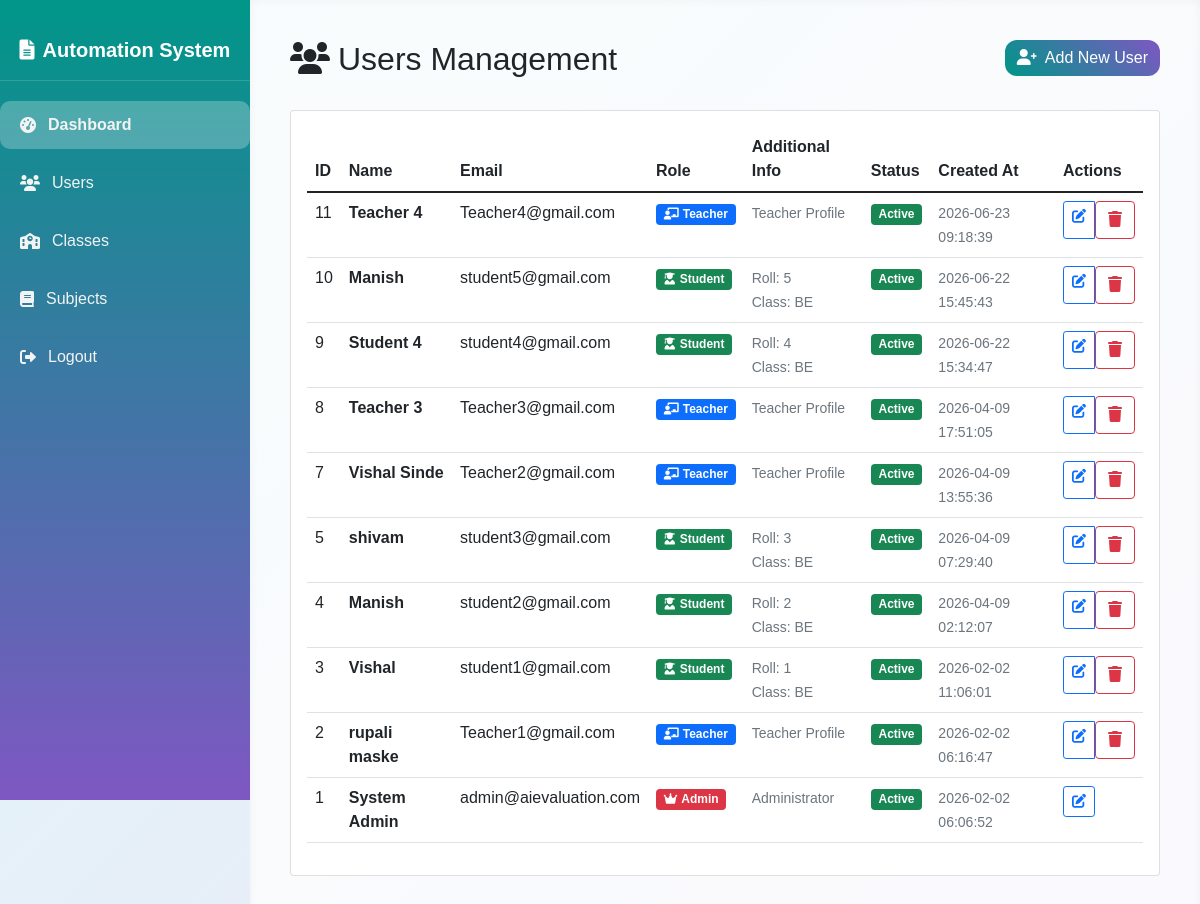
The app's page /users (signed in) with its own data.
### tables this page shows
CREATE TABLE users (
        id INTEGER PRIMARY KEY AUTOINCREMENT,
        full_name TEXT NOT NULL,
        email TEXT UNIQUE NOT NULL,
        password_hash TEXT NOT NULL,
        role TEXT CHECK(role IN ('Admin', 'Teacher', 'Student')) NOT NULL,
        status TEXT DEFAULT 'Active',
        created_at TIMESTAMP DEFAULT CURRENT_TIMESTAMP
    );

### app.py (the view)
@app.route('/users')
@login_required
@admin_required
def users_list():
    conn = get_db_connection()
    users = conn.execute('''
        SELECT u.*,
               CASE
                   WHEN u.role = "Student" THEN sp.roll_no
                   ELSE NULL
               END as roll_no,
               CASE
                   WHEN u.role = "Student" THEN c.class_name
                   ELSE NULL
               END as class_name
        FROM users u
        LEFT JOIN student_profile sp ON u.id = sp.user_id
        LEFT JOIN classes c ON sp.class_id = c.id
        ORDER BY u.created_at DESC
    ''').fetchall()
    conn.close()
    return render_template('users/list.html', users=users)

### app.py (called while the page is built)
def get_db_connection():
    conn = sqlite3.connect(DB_PATH, timeout=30)
    conn.row_factory = sqlite3.Row
    conn.execute('PRAGMA foreign_keys = ON;')
    conn.execute('PRAGMA journal_mode=WAL;')
    return conn

def login_required(f):
    @wraps(f)
    def decorated_function(*args, **kwargs):
        if 'user_id' not in session:
            flash('Please login to access this page.', 'warning')
            return redirect(url_for('login'))
        return f(*args, **kwargs)
    return decorated_function

def admin_required(f):
    @wraps(f)
    def decorated_function(*args, **kwargs):
        if 'user_id' not in session or session.get('role') != 'Admin':
            flash('Admin access required.', 'danger')
            return redirect(url_for('dashboard'))
        return f(*args, **kwargs)
    return decorated_function

### templates/users/list.html (shortened to what this page needs)
{% extends 'base.html' %}
{% block content %}
<div class="row mb-4">
    <div class="col-md-6">
        <h2>
            <i class="fas fa-users me-2"></i>Users Management
        </h2>
    </div>
    <div class="col-md-6 text-end">
        <a href="{{ url_for('add_user') }}" class="btn btn-primary">
            <i class="fas fa-user-plus me-2"></i>Add New User
        </a>
    </div>
</div>
<div class="card">
    <div class="card-body">
        {% if users %}
        <div class="table-responsive">
            <table class="table table-hover">
                <thead>
                    <tr>
                        <th>ID</th>
                        <th>Name</th>
                        <th>Email</th>
                        <th>Role</th>
                        <th>Additional Info</th>
                        <th>Status</th>
                        <th>Created At</th>
                        <th>Actions</th>
                    </tr>
                </thead>
                <tbody>
                    {% for user in users %}
                    <tr>
                        <td>{{ user.id }}</td>
                        <td>
                            <strong>{{ user.full_name }}</strong>
                        </td>
                        <td>{{ user.email }}</td>
                        <td>
                            {% if user.role == 'Admin' %}
                                <span class="badge bg-danger">
                                    <i class="fas fa-crown me-1"></i>Admin
                                </span>
                            {% elif user.role == 'Teacher' %}
                                <span class="badge bg-primary">
                                    <i class="fas fa-chalkboard-teacher me-1"></i>Teacher
                                </span>
                            {% else %}
                                <span class="badge bg-success">
                                    <i class="fas fa-user-graduate me-1"></i>Student
                                </span>
                            {% endif %}
                        </td>
                        <td>
                            {% if user.role == 'Student' %}
                                <small class="text-muted">
                                    Roll: {{ user.roll_no if user.roll_no else 'N/A' }}<br>
                                    Class: {{ user.class_name if user.class_name else 'Not Assigned' }}
                                </small>
                            {% elif user.role == 'Teacher' %}
                                <small class="text-muted">Teacher Profile</small>
                            {% else %}
                                <small class="text-muted">Administrator</small>
                            {% endif %}
                        </td>
                        <td>
                            {% if user.status == 'Active' %}
                                <span class="badge bg-success">Active</span>
                            {% else %}
                                <span class="badge bg-secondary">Inactive</span>
                            {% endif %}
                        </td>
                        <td>
                            <small class="text-muted">{{ user.created_at }}</small>
                        </td>
                        <td>
                            <div class="btn-group btn-group-sm">
                                <a href="{{ url_for('edit_user', user_id=user.id) }}" class="btn btn-outline-primary" title="Edit">
                                    <i class="fas fa-edit"></i>
                                </a>
                                {% if user.role != 'Admin' or user.id != session.user_id %}
                                <form action="{{ url_for('delete_user', user_id=user.id) }}" method="POST" style="display:inline;"
                                      onsubmit="return confirm('Are you sure you want to delete this user?')">
                                    <button type="submit" class="btn btn-outline-danger" title="Delete">
                                        <i class="fas fa-trash"></i>
                                    </button>
                                </form>
                                {% endif %}
                            </div>
                        </td>
                    </tr>
                    {% endfor %}
                </tbody>
            </table>
        </div>
        {% endif %}
    </div>
</div>
{% endblock %}

### templates/base.html (style rules this page uses)
body { font-family: 'Poppins', sans-serif; background: linear-gradient(135deg, #e0f7fa 0%, #ede7f6 100%); min-height: 100vh; margin: 0; display: flex; }
.btn-primary { background: linear-gradient(45deg, #009688, #7e57c2); border: none; border-radius: 12px; }

### records on screen
users: id "11", full_name "Teacher 4", email "Teacher4@gmail.com", role "Teacher" (drawn), status "Active", created_at "2026-06-23 09:18:39"
users: id "10", full_name "Manish", email "student5@gmail.com", role "Student" (drawn), roll_no "5", class_name "BE", status "Active", created_at "2026-06-22 15:45:43"
users: id "9", full_name "Student 4", email "student4@gmail.com", role "Student" (drawn), roll_no "4", class_name "BE", status "Active", created_at "2026-06-22 15:34:47"
users: id "8", full_name "Teacher 3", email "Teacher3@gmail.com", role "Teacher" (drawn), status "Active", created_at "2026-04-09 17:51:05"
users: id "7", full_name "Vishal Sinde", email "Teacher2@gmail.com", role "Teacher" (drawn), status "Active", created_at "2026-04-09 13:55:36"
users: id "5", full_name "shivam", email "student3@gmail.com", role "Student" (drawn), roll_no "3", class_name "BE", status "Active", created_at "2026-04-09 07:29:40"
users: id "4", full_name "Manish", email "student2@gmail.com", role "Student" (drawn), roll_no "2", class_name "BE", status "Active", created_at "2026-04-09 02:12:07"
users: id "3", full_name "Vishal", email "student1@gmail.com", role "Student" (drawn), roll_no "1", class_name "BE", status "Active", created_at "2026-02-02 11:06:01"
users: id "2", full_name "rupali maske", email "Teacher1@gmail.com", role "Teacher" (drawn), status "Active", created_at "2026-02-02 06:16:47"
users: id "1", full_name "System Admin", email "admin@aievaluation.com", role "Admin" (drawn), status "Active", created_at "2026-02-02 06:06:52"
